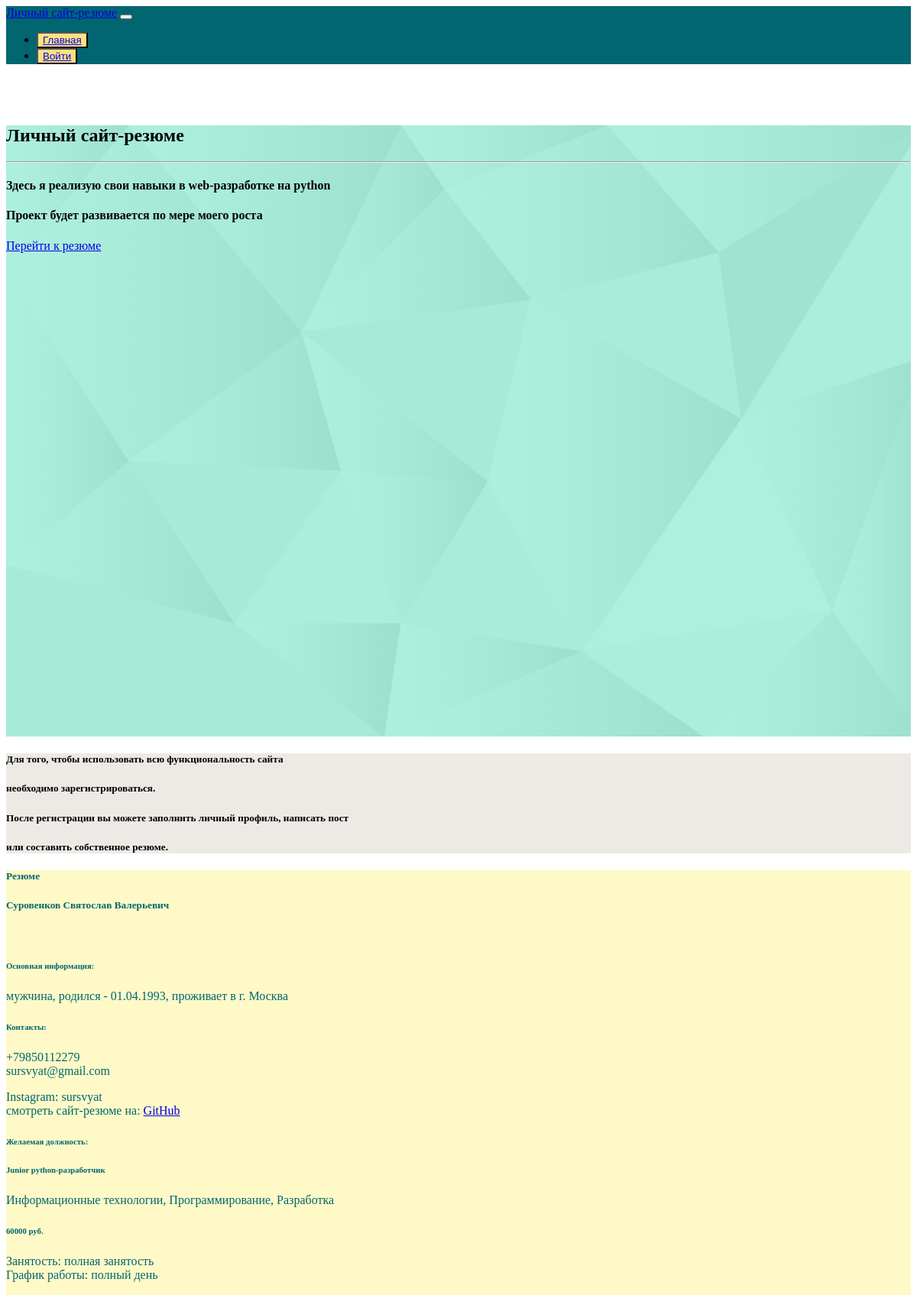
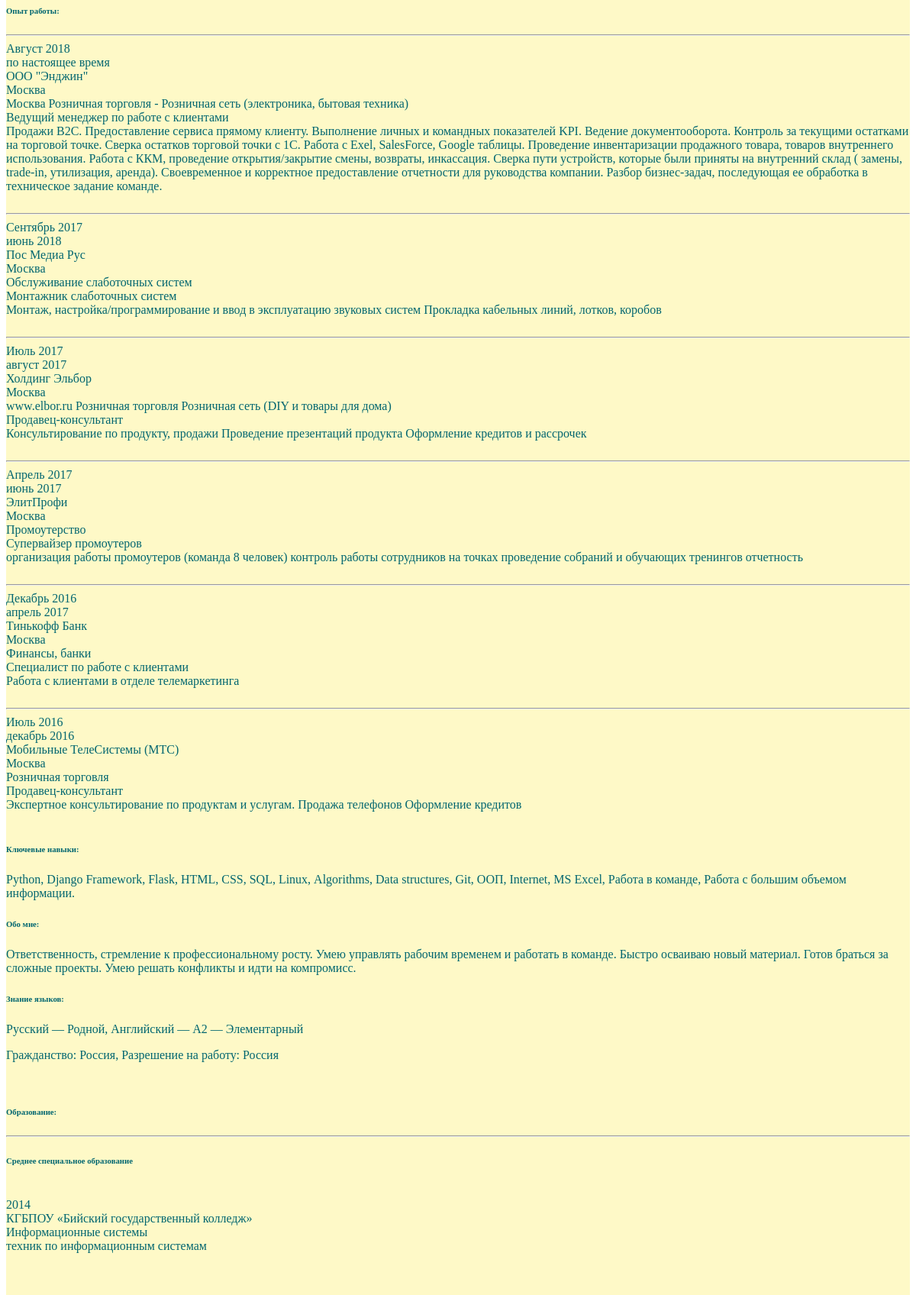
/index (upper part), run on the app's committed database (2 pictures, top to bottom).
### app/models.py (models this page shows)
class ResumeBasicInformation(db.Model):
    id = db.Column(db.Integer, primary_key=True)
    first_name = db.Column(db.String(64))
    surname = db.Column(db.String(64))
    patronymic = db.Column(db.String(64))
    date_of_birth = db.Column(db.String(64))
    gender = db.Column(db.String(64))
    city_of_residence = db.Column(db.String(64))
    phone_number = db.Column(db.String(64))
    email = db.Column(db.String(128))
    link_social_network = db.Column(db.String(128))
    comment_link_social_network = db.Column(db.String(500))
    additional_link_social_network = db.Column(db.String(128))
    additional_comment_link_social_network = db.Column(db.String(500))
    desired_position = db.Column(db.String(128))
    comment_desired_position = db.Column(db.String(500))
    salary = db.Column(db.String(64))
    employment = db.Column(db.String(64))
    work_schedule = db.Column(db.String(64))
    timestamp = db.Column(db.DateTime, index=True, default=datetime.utcnow)
    user_id = db.Column(db.Integer, db.ForeignKey('user.id'))

class ResumeWorkExperience(db.Model):
    id = db.Column(db.Integer, primary_key=True)
    started_working = db.Column(db.String(64))
    ending = db.Column(db.String(64))
    organization = db.Column(db.String(128))
    region = db.Column(db.String(64))
    company_field_activity = db.Column(db.String(128))
    post = db.Column(db.String(128))
    responsibilities_workplace = db.Column(db.String(1000))
    timestamp = db.Column(db.DateTime, index=True, default=datetime.utcnow)
    user_id = db.Column(db.Integer, db.ForeignKey('user.id'))

class ResumeAdditionalInformation(db.Model):
    id = db.Column(db.Integer, primary_key=True)
    about_me = db.Column(db.String(1000))
    key_skills = db.Column(db.String(500))
    knowledge_languages = db.Column(db.String(500))
    citizenship = db.Column(db.String(128))
    timestamp = db.Column(db.DateTime, index=True, default=datetime.utcnow)
    user_id = db.Column(db.Integer, db.ForeignKey('user.id'))

class ResumeEducation(db.Model):
    id = db.Column(db.Integer, primary_key=True)
    level = db.Column(db.String(128))
    educational_institution = db.Column(db.String(500))
    conducting_organization = db.Column(db.String(500))
    faculty = db.Column(db.String(500))
    specialization = db.Column(db.String(128))
    year_completion = db.Column(db.String(64))
    comment = db.Column(db.String(1000))
    timestamp = db.Column(db.DateTime, index=True, default=datetime.utcnow)
    user_id = db.Column(db.Integer, db.ForeignKey('user.id'))

### app/routes.py (the view, shortened to what this page needs)
@app.route('/', methods=['GET', 'POST'])
@app.route('/index', methods=['GET', 'POST'])
def index():
    form = NewPostForm()
    page = request.args.get('page', 1, type=int)
    posts = Post.query.order_by(Post.timestamp.desc()).paginate(page, app.config['POSTS_PER_PAGE'], False)
    next_url = url_for('index', page=posts.next_num) if posts.has_next else None
    prev_url = url_for('index', page=posts.prev_num) if posts.has_prev else None
    user = User.query.filter_by(username='Svyat').first_or_404()
    person_inform = ResumeBasicInformation.query.filter_by(user_id=user.id)
    works = ResumeWorkExperience.query.order_by(ResumeWorkExperience.timestamp.desc()).filter_by(user_id=user.id)
    add_inf = ResumeAdditionalInformation.query.filter_by(user_id=user.id)
    trainings = ResumeEducation.query.filter_by(user_id=user.id)
    return render_template(
        'index.html', title='Сайт-резюме', person_inform=person_inform,
        works=works, add_inf=add_inf, trainings=trainings, form=form, posts=posts.items,
        next_url=next_url, prev_url=prev_url
    )

### app/routes.py (called while the page is built)
@app.before_request
def before_request():
    if current_user.is_authenticated:
        current_user.last_seen = datetime.now() #strftime("%d.%m.%Y-%H:%M:%S")
        db.session.commit()

### app/templates/index.html (shortened to what this page needs)
{% extends "base.html" %}
{% block content %}
    <div id="intro" class="view">
        <div class="mask rgba-black-strong h-100">
            <div class="container-fluid d-flex align-items-center justify-content-center h-100">
                <div class="row d-flex justify-content-center text-center">
                    <div class="col-md-10" style="margin-top: 5rem!important;">
                        <h2 class="display-4 font-weight-bold text-dark pt-5 mb-2">
                            Личный сайт-резюме
                        </h2>
                        <hr class="hr-light">
                        <h4 class="text-dark my-4">Здесь я реализую свои навыки в web-разработке на python</h4>
                        <h4 class="text-dark my-4">
                            Проект будет развивается по мере моего роста
                        </h4>
                        <a role="button" href="#resume" class="btn btn-outline-dark waves-effect waves-light mb-5">
                            Перейти к резюме
                        </a>
                    </div>
                </div>
            </div>
        </div>
    </div>
    <div class="container pt-3">
        <div id="bacg_text_1" class="card">
            <div id="resume" class="card-body text-center">
                {% if current_user.is_anonymous %}
                    <h5>Для того, чтобы использовать всю функциональность сайта</h5>
                    <h5>необходимо зарегистрироваться.</h5>
                    <h5>После регистрации вы можете заполнить личный профиль, написать пост</h5>
                    <h5>или составить собственное резюме.</h5>
                {% else %}
                    <h4>Привет, {{current_user.username }}!</h4>
                {% endif %}
            </div>
          </div>
    </div>
    <div class="container mb-5" id="user_card">
        <div class="card" style="background-color: #FEF9C7; color: #026670; margin-top: 1rem;">
            <h5 class="card-header text-center">Резюме</h5>
            <div class="card-body">
                <p class="card-text">
                    {% if person_inform[0] %}
                        <h5>
                            {{ person_inform[0].surname }}
                            {{ person_inform[0].first_name }}
                            {{ person_inform[0].patronymic }}
                        </h5><br>
                        <h6>Основная информация:</h6>
                        <p class="pl-5">
                            {{ person_inform[0].gender }},
                            родился - {{ person_inform[0].date_of_birth }},
                            проживает в г. {{ person_inform[0].city_of_residence }}<br>
                        </p>
                        <h6>Контакты:</h6>
                        <p>
                            <p class="font-weight-bold pl-5">
                                {{ person_inform[0].phone_number }}<br>
                                {{ person_inform[0].email }}
                            </p>
                            <p class="pl-5">
                                {{ person_inform[0].comment_link_social_network }}: {{ person_inform[0].link_social_network }}<br>
                                {{ person_inform[0].additional_comment_link_social_network }}: <a href="{{ person_inform[0].additional_link_social_network }}">GitHub</a>
                            </p>
                        </p>
                        <p>
                            <h6>Желаемая должность:</h6>
                            <h6 class="pl-5">{{ person_inform[0].desired_position }}</h6>
                            <p class="pl-5">{{ person_inform[0].comment_desired_position }}</p>
                            <h6 class="pl-5">{{ person_inform[0].salary }} руб.</h6>
                            <p class="pl-5">
                                Занятость: {{ person_inform[0].employment }}<br>
                                График работы: {{ person_inform[0].work_schedule }}<br>
                            </p>
                        </p>
                    {% endif %}
                    <p class="card-text">
                        <h6>Опыт работы:</h6>
                        {% if works[0] %}
                            {% for work in works %}
                                <hr>
                                <div class="row">
                                    <div class="col-md-2">
                                        {{ work.started_working }}<br>
                                        {{ work.ending }}
                                    </div>
                                    <div class="col-md-10">
                                        {{ work.organization }}<br>
                                        {{ work.region }}<br>
                                        {{ work.company_field_activity }}<br>
                                        {{ work.post }}<br>
                                        {{ work.responsibilities_workplace }}
                                    </div>
                                </div>
                                <br>
                            {% endfor %}
                        {% endif %}
                        {% if add_inf[0] %}
                            <h6>Ключевые навыки:</h6>
                            <p class="pl-5">{{ add_inf[0].key_skills }}</p>
                            <h6>Обо мне:</h6>
                            <p class="pl-5">{{ add_inf[0].about_me }}</p>
                            <h6>Знание языков:</h6>
                            <p class="pl-5">{{ add_inf[0].knowledge_languages }}</p>
                            <p class="pl-5">Гражданство: {{ add_inf[0].citizenship }}</p>
                        {% endif %}
                        <br><h6>Образование:</h6>
                        {% if trainings[0] %}
                            {% for training in trainings %}
                                {% if training.level %}
                                    <hr>
                                    <h6>{{ training.level }}</h6><br>
                                    <div class="row">
                                        <div class="col-md-2">
                                            {{ training.year_completion }}<br>
                                        </div>
                                        <div class="col-md-10">
                                            {{ training.educational_institution }}<br>
                                            {{ training.faculty }}<br>
                                            {{ training.specialization }}<br>
                                        </div>
                                    </div>
                                    <br>
                                {% endif %}
                            {% endfor %}
                            <br><h6>Дополнительное образование:</h6>
                            {% for training in trainings %}
                                {% if training.conducting_organization %}
                                    <h6>{{ training.comment }}</h6><br>
                                    <br>
                                {% endif %}
                            {% endfor %}
                        {% endif %}
                    </p>
                </p>
            </div>
        </div>
    </div>
{% endblock %}

### app/static/css/main.css (style rules this page uses)
html,body { height: 100%; }
#intro { height: 100%; background: url(../images/heder.png); -webkit-background-size: cover; background-size: cover; }
#bacg_text_1 { background-color: #EDEAE5; background-size: cover; }

### data on the page
ResumeBasicInformation: surname "Суровенков", first_name "Святослав", patronymic "Валерьевич", gender "мужчина", date_of_birth "01.04.1993", city_of_residence "Москва", phone_number "+79850112279", email "sursvyat@gmail.com", comment_link_social_network "Instagram", link_social_network "sursvyat", additional_comment_link_social_network "смотреть сайт-резюме на", desired_position "Junior python-разработчик", comment_desired_position "Информационные технологии, Программирование, Разработка", salary "60000", employment "полная занятость", work_schedule "полный день"
ResumeWorkExperience: started_working "Август 2018", ending "по настоящее время", organization "ООО \"Энджин\"", region "Москва", company_field_activity "Москва Розничная торговля - Розничная сеть (электроника, бытовая техника)", post "Ведущий менеджер по работе с клиентами", responsibilities_workplace "Продажи В2С. Предоставление сервиса прямому клиенту. Выполнение личных и командных показателей KPI. Ведение документооборота. Контроль за текущими остатками на торговой точке. Сверка остатков торговой точки с 1С. Работа с Exel, SalesForce, Google таблицы. Проведение инвентаризации продажного товара, товаров внутреннего использования. Работа с ККМ, проведение открытия/закрытие смены, возвраты, инкассация. Сверка пути устройств, которые были приняты на внутренний склад ( замены, trade-in, утилизация, аренда). Своевременное и корректное предоставление отчетности для руководства компании. Разбор бизнес-задач, последующая ее обработка в техническое задание команде."
ResumeWorkExperience: started_working "Сентябрь 2017", ending "июнь 2018", organization "Пос Медиа Рус", region "Москва", company_field_activity "Обслуживание слаботочных систем", post "Монтажник слаботочных систем", responsibilities_workplace "Монтаж, настройка/программирование и ввод в эксплуатацию звуковых систем Прокладка кабельных линий, лотков, коробов"
ResumeWorkExperience: started_working "Июль 2017", ending "август 2017", organization "Холдинг Эльбор", region "Москва", company_field_activity "www.elbor.ru Розничная торговля Розничная сеть (DIY и товары для дома)", post "Продавец-консультант", responsibilities_workplace "Консультирование по продукту, продажи Проведение презентаций продукта Оформление кредитов и рассрочек"
ResumeWorkExperience: started_working "Апрель 2017", ending "июнь 2017", organization "ЭлитПрофи", region "Москва", company_field_activity "Промоутерство", post "Супервайзер промоутеров", responsibilities_workplace "организация работы промоутеров (команда 8 человек) контроль работы сотрудников на точках проведение собраний и обучающих тренингов отчетность"
ResumeWorkExperience: started_working "Декабрь 2016", ending "апрель 2017", organization "Тинькофф Банк", region "Москва", company_field_activity "Финансы, банки", post "Специалист по работе с клиентами", responsibilities_workplace "Работа с клиентами в отделе телемаркетинга"
ResumeWorkExperience: started_working "Июль 2016", ending "декабрь 2016", organization "Мобильные ТелеСистемы (МТС)", region "Москва", company_field_activity "Розничная торговля", post "Продавец-консультант", responsibilities_workplace "Экспертное консультирование по продуктам и услугам. Продажа телефонов Оформление кредитов"
ResumeAdditionalInformation: key_skills "Python, Django Framework, Flask, HTML, CSS, SQL, Linux, Аlgorithms, Data structures, Git, ООП, Internet, MS Excel, Работа в команде, Работа с большим объемом информации.", about_me "Ответственность, стремление к профессиональному росту. Умею управлять рабочим временем и работать в команде. Быстро осваиваю новый материал. Готов браться за сложные проекты. Умею решать конфликты и идти на компромисс.", knowledge_languages "Русский — Родной, Английский — A2 — Элементарный", citizenship "Россия, Разрешение на работу: Россия"
ResumeEducation: level "Среднее специальное образование", year_completion "2014", educational_institution "КГБПОУ «Бийский государственный колледж»", faculty "Информационные системы", specialization "техник по информационным системам"
